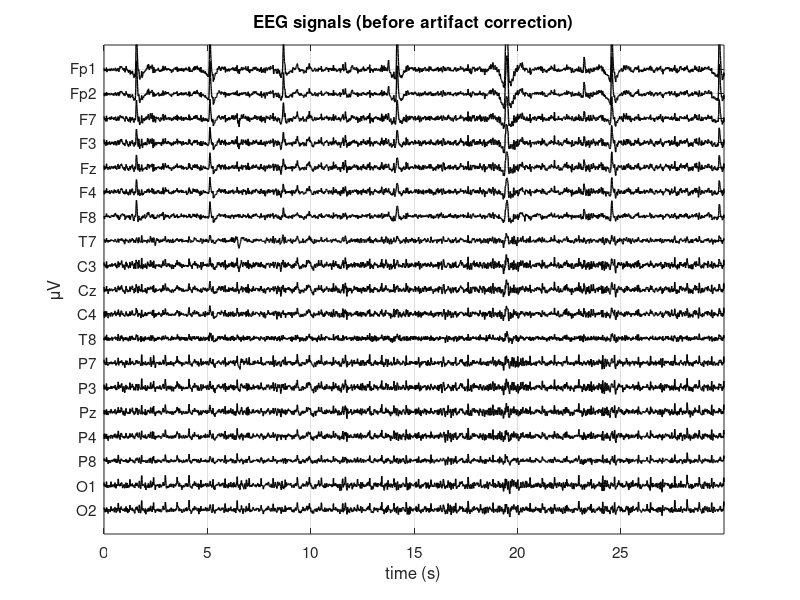

This figure's MATLAB source: (Note: this script raises an error after producing the figure.)

%% Exercise 3 Point 1 - Load the file and plot the 19 EEG signals in time (before artifact correction)

clear
close all
clc

load EYES_OPEN.mat

[n,m] = size(X); % n channels, m time samples

t=[0:1:m-1]/srate; % time axis in seconds


% plot the first 30 seconds of the tracing 
start=1;
stop=30*srate; %m;
delta=100;

figure
for i = 1:n
    plot(t(start:stop), X(i,start:stop)-delta*(i-1), 'k','linewidth',1);
    hold on
end
xlim([t(start) t(stop)])
ylim([-delta*n delta])
xlabel('time (s)')
ylabel('\muV')
title('EEG signals (before artifact correction)')
set(gca,'ytick',[-delta*(n-1):delta:0])
set(gca,'ytickLabel',fliplr(ch_names))
set(gca,'fontsize',11)
grid

%% Exercise 3 Point 2 - Compute and plot the power spectral density of the 19 EEG signals (before artifact correction)

window=srate*5;  %I use sections of 5 seconds (number of points per section = 5*srate=5*128)
NFFT=2*window; %number of points used for estimation of PSD = 10*srate-->zero-padding to increase
% frequency resolution up to 0.1 Hz  (freq res = srate/NFFT = srate/(10*srate)=0.1)
[PSD,f]=pwelch(X',window,[],NFFT,srate); %each column of PSD contains the power spectral
% density of the corresponding column of X', that is the i-th column of PSD
% contains the PSD of the i-th EEG channel

figure
for i = 1:n
    subplot(4,5,i)
    plot(f, PSD(:,i),'color',[0 0 0],'linewidth',1);
    title(ch_names{i})
    xlim([0.5 50])
    xlabel('Hz');
    ylabel('{\muV}^2/Hz')  
end
sgtitle('PSD of EEG signals (before artifact correction)')

%% Exercise 3 Point 3 - Save the EEG data X for their use in EEGLAB

%%comment the following instruction after the first usage
%save dataExercise3.mat X

%% Exercise 3 Point 4  - Perform ICA and obtain the demixing matrix (using the GUI of EEGLAB)
% Follow the instructions in the text of Exercise 3: in eeglab, import dataExercise3.mat, compute and export the demixing
% matrix (here saved in matrixW_Exercise3.txt), plot the topographical maps and save them in a .fig file (here
% mapICs_Exercise3.fig)

%% Exercise 3 Point 5 - Load the demixing matrix, compute and plot the ICs as a function of time

load matrixW_Exercise3.txt 
W=matrixW_Exercise3;
A=inv(W); % mixing matrix A obtained by inverting the demixing matrix W
Y=W*X;  % Y contains the estimated independent components (n x m)

labels_IC=cell(1,size(Y,1)); % 1 x n
for i=1:size(Y,1)
    labels_IC{i}=['IC',num2str(i)];
end

% I plot 30 seconds 

start=1;
stop=30*srate; 

delta=20;

figure
for i = 1:n
    plot(t(start:stop), Y(i,start:stop)-delta*(i-1), 'k','linewidth',1);
    hold on
end
xlim([t(start) t(stop)])
ylim([-delta*n delta])
xlabel('time (s)')
ylabel('\muV')
title('estimated independent components')
set(gca,'ytick',[-delta*(n-1):delta:0])
set(gca,'yticklabel',fliplr(labels_IC))
set(gca,'fontsize',11)
grid

%% Exercise 3 Point 6 - compute and plot the power spectral density of the estimated ICs

%same parameter setting as for EEG signals (X)
window=5*srate; 
NFFT=2*window; 
[PSD_IC,f]=pwelch(Y',window,[],NFFT,srate);

figure
for i = 1:n
    subplot(4,5,i)
    plot(f, PSD_IC(:,i),'k','linewidth',1);
    title(labels_IC{i})
    xlim([0.5 50])
    xlabel('Hz')
    ylabel('{\muV}^2/Hz')
    grid
end
sgtitle('PSD of estimated independent components')

%% Exercise 3 Point 7 - Identification of artifact components via exploration of time pattern, PSD, topographical map
%%you can also open  the figure of the topographical maps created using
%%EEGLAB (uncomment the following instruction)
%openfig('mapICs_Exercise3.fig');

%%I use the next istruction to better explore some ICs (IMPORTANT: since
%%this function uses the topoplot function of EEGLAB toolbox, you need
%%first to launch EEGLAB (then you can close the EEGLAB GUI). In general,
%%it is useful to inspect all the ICs using the function plot_IC.m. 
index_IC=[1,2,19];
plot_IC(index_IC,A,Y,PSD_IC,f,'Standard-10-20-Cap19.locs',srate,t(1),t(end))

%%IC1 blinking artifact
%%IC2 ECG artifact
%%the first two ICs are the most evident artifact components 
%%IC19 appears as small lateral eye movements associated to blinking 
%%(IC19 has small variance)

%% Exercise 3 Point 8 - Removal of the main artifact components, reconstruction of cleaned EEG, time pattern and PSD of the cleaned EEG

Snew=Y;
Snew([1 2 19],:)=0; % I zero the ICs identified as artifact components

Xnew=A*Snew; % these are the EEG signals cleaned from the identified artifact components

delta=100;

start=1;
stop=30*srate;

figure
for i = 1:n
    plot(t(start:stop), Xnew(i,start:stop)-delta*(i-1), 'k','linewidth',1);
    hold on
end
xlim([t(start) t(stop)])
ylim([-delta*n delta])
xlabel('time (s)')
ylabel('\muV')
title('EEG signals (after artifact correction)')
set(gca,'ytick',[-delta*(n-1):delta:0])
set(gca,'ytickLabel',fliplr(ch_names))
set(gca,'fontsize',11)
grid
% compare the figure 'EEG signals (after artifact correction)' vs 'EEG signals (before artifact correction)'

window=srate*5;
NFFY=2*window; 

[PSDnew,f]=pwelch(Xnew',window,[],NFFT,srate); 

figure
for i = 1:n
    subplot(4,5,i)
    plot(f, PSDnew(:,i),'r','linewidth',1);
    title(ch_names{i})
    xlim([0.5 50])
    xlabel('Hz')
    ylabel('{\muV}^2/Hz')
end
sgtitle('PSD of EEG signals (after artifact correction)')
% compare the figure 'PSD of EEG signals (after artifact correction)' vs s'PSD of EEG signals (before artifact correction)'

% overlapping between PSD of EEG signals before and after artifact
figure
for i = 1:n
    subplot(4,5,i)
    plot(f, PSD(:,i),'k','linewidth',1);
    hold on
    plot(f, PSDnew(:,i),'r','linewidth',1);
    title(ch_names{i})
    xlim([0.5 50])
    xlabel('Hz')
    ylabel('{\muV}^2/Hz')
end
sgtitle('PSD of EEG signals (before vs after artifact correction)')
